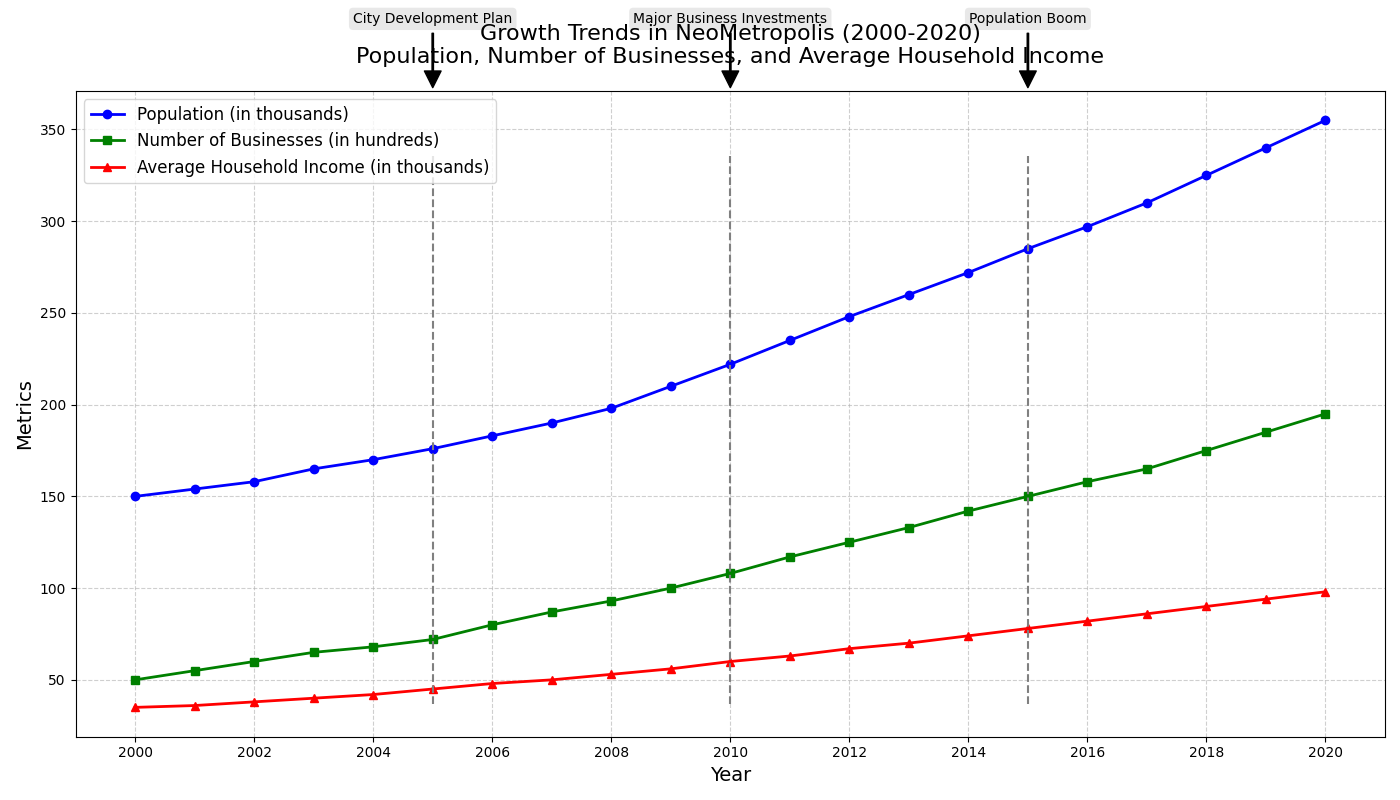

Source code (Python):
import matplotlib.pyplot as plt
import numpy as np

# Backstory: A new fictional city, NeoMetropolis, has been founded in 2000. Over the last 20 years, the city has seen significant growth in various sectors. One way to track this growth is by looking at the population, the number of businesses, and average household incomes. This chart will visualize these trends from 2000 to 2020.

# Time period for the x-axis
years = np.arange(2000, 2021)

# Population data (in thousands)
population = np.array([
    150, 154, 158, 165, 170, 176, 183, 190, 198, 210,
    222, 235, 248, 260, 272, 285, 297, 310, 325, 340, 355
])

# Number of businesses data (in hundreds)
businesses = np.array([
    50, 55, 60, 65, 68, 72, 80, 87, 93, 100,
    108, 117, 125, 133, 142, 150, 158, 165, 175, 185, 195
])

# Average household income data (in thousands of dollars)
household_income = np.array([
    35, 36, 38, 40, 42, 45, 48, 50, 53, 56,
    60, 63, 67, 70, 74, 78, 82, 86, 90, 94, 98
])

# Create a figure and axis
fig, ax = plt.subplots(figsize=(14, 8))

# Plot lines for each data set
ax.plot(years, population, label="Population (in thousands)", color='blue', linestyle='-', marker='o', linewidth=2)
ax.plot(years, businesses, label="Number of Businesses (in hundreds)", color='green', linestyle='-', marker='s', linewidth=2)
ax.plot(years, household_income, label="Average Household Income (in thousands)", color='red', linestyle='-', marker='^', linewidth=2)

# Set chart title and labels
ax.set_title("Growth Trends in NeoMetropolis (2000-2020)\nPopulation, Number of Businesses, and Average Household Income", fontsize=16, pad=20)
ax.set_xlabel("Year", fontsize=14)
ax.set_ylabel("Metrics", fontsize=14)

# Add legend and grid
ax.legend(loc='upper left', fontsize=12)
ax.grid(True, linestyle='--', alpha=0.6)

# Configure x-axis tick marks
ax.set_xticks(np.arange(2000, 2021, 2))

# Highlight significant milestones
milestones = [(2005, 'City Development Plan'), (2010, 'Major Business Investments'), (2015, 'Population Boom')]
for year, event in milestones:
    ax.axvline(x=year, color='grey', linestyle='--', linewidth=1.5, ymin=0.05, ymax=0.9)
    ax.annotate(event, 
                xy=(year, ax.get_ylim()[1]), 
                xytext=(year, ax.get_ylim()[1] * 1.1),
                arrowprops=dict(facecolor='black', shrink=0.05, width=1),
                fontsize=10, 
                ha='center', 
                bbox=dict(boxstyle="round,pad=0.3", edgecolor='none', facecolor='lightgrey', alpha=0.5))

# Ensure layout is not overlapping
plt.tight_layout()

# Display the plot
plt.show()
